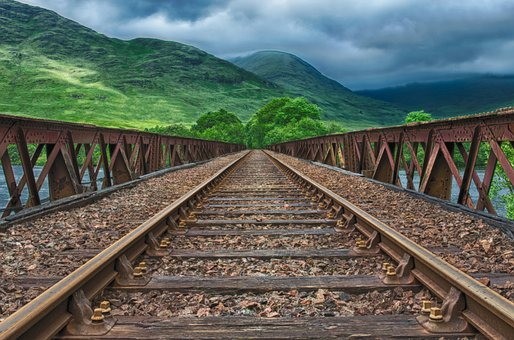
#> input picture computer_vision/basics/3_images/lines_railway.jpg, 514 x 340 px
$ jupyter execute 3_Hough_transform.ipynb
#> lines starting #> are read from the running program, lines starting #| are printed output that depends on the picture; after the words box and inside, x2 and y2 are one past the last pixel; in counts of white or black regions, pixels touching at a corner belong together
### opencv_/utils.py
import cv2
import numpy as np
from matplotlib import pyplot as plt


def show(img: np.ndarray, dpi=100, title=None) -> None:
    img_rgb = cv2.cvtColor(img, cv2.COLOR_BGR2RGB)
    plt.figure(dpi=dpi)
    plt.imshow(img_rgb)
    if title is not None:
        plt.title(title)
    plt.show()

### computer_vision/basics/3_Hough_transform.ipynb
# Lines detection

1. The line is represented in polar system of coordinate by equation: x*cos(theta) - y*sin(theta) = d,
    where d - distance from the start of coordinate to the line (perpendicular)
            theta - angle of this perpendicular
2. Initialize accumulator array H[d, theta] = 0 - cells correspond to quantized values of 'd' and 'theta'
3. For each edge point in the image:
    for theta=0 to 180 # any other quantization of theta is possible
        d = xcos(theta)+ysin(theta)  # d could be negative, leave cells in H for negative values as well
        H[d, theta] += 1
4. Find the values of (d, theta) where H[d, theta] is maximum. This describes corresponding lines (infinite line).
5. (Optional) Using some rules, you could construct line-segments from points contributed to infinite line (from max to min, using max distance thresholds, etc.)

Noise: increases peaks dispersion around ground truth peak point. The damage could be reduced by smooth accumulator image or increasing cell sizes of accumulator.
Some random lines could be found accidentally if there is no real line or parameters hasn't been tuned right.

Extension:
1. Replace cycle over theta ('for theta=0 to 180') by theta=gradient(x,y) (range of angles around gradient could be considered as well) - reduces computational expenses
2. Give more votes for stronger edges
3. Find lines using lage bins and search regions of interest with smaller bins - increases computational efficiency.
4. The algorithm could be generalized for any type of parametrized figures

[cell 1]
import math

import cv2 as cv
import numpy as np
from opencv_.utils import show

[cell 2]
img_original = cv.imread('./3_images/lines_railway.jpg', cv.IMREAD_GRAYSCALE)
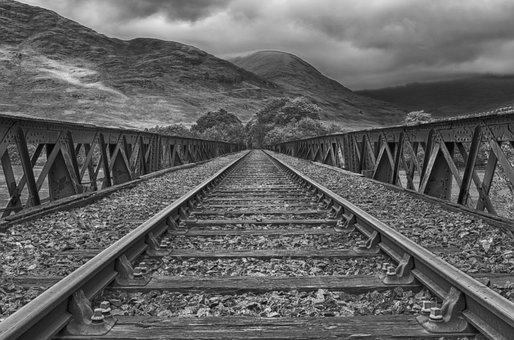
#> img_original: shape (340, 514); min 0, max 235, mean 98.2
show(img_original)

[cell 3]
img_edges = cv.Canny(img_original, 120, 254, True)
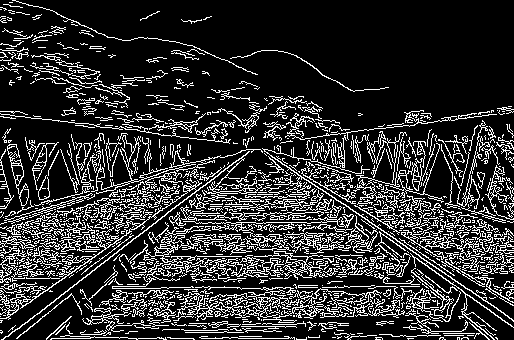
#> img_edges: shape (340, 514); 19.2% white in thin lines or dots
show(img_edges)
#> in show (call 2), `img_rgb = cv2.cvtColor(img, cv2.COLOR_BGR2RGB)`: img_rgb: shape (340, 514, 3); 19.2% white in thin lines or dots

## The Standard Hough Transform

[cell 4]
lines = cv.HoughLines(img_edges, 1, np.pi / 180, 220)
#> lines = [[256, 1.57], [-22, 2.16], [264, 0.96]]
img_result = cv.cvtColor(img_edges, cv.COLOR_GRAY2BGR)

for i in range(0, len(lines)):
    rho = lines[i][0][0]
    theta = lines[i][0][1]
    a = math.cos(theta)
    b = math.sin(theta)
    x0 = a * rho
    y0 = b * rho
    pt1 = (int(x0 + 1000*(-b)), int(y0 + 1000*(a)))
    pt2 = (int(x0 - 1000*(-b)), int(y0 - 1000*(a)))
    cv.line(img_result, pt1, pt2, (0,0,255), 3, cv.LINE_AA)
#> this loop made 3 passes
#> (rho, theta, a, b, x0, y0, pt1, pt2) on passes 1 to 3: (256, 1.57, -4.37e-08, 1, -1.12e-05, 256, (-1000, 255), (999, 256)), (-22, 2.16, -0.559, 0.829, 12.3, -18.24, (-816, -577), (841, 540)), (264, 0.96, 0.574, 0.819, 151.4, 216.3, (-667, 789), (970, -357))
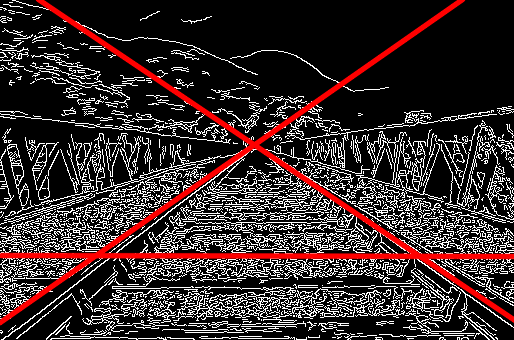
#> img_result: shape (340, 514, 3); mean B, G, R 45.9, 45.9, 58.5

show(img_result)

## The Probabilistic Hough Line Transform

[cell 5]
img_result_p = cv.cvtColor(img_edges, cv.COLOR_GRAY2BGR)
linesP = cv.HoughLinesP(img_edges, 1, np.pi / 180, 200, None, 10, 20)
#> linesP = [[63, 16, 93, 36], [0, 322, 313, 103], [3, 256, 339, 256], [196, 106, 512, 319], [8, 336, 184, 199], [7, 219, 513, 219], [46, 338, 90, 338], [4, 222, 132, 222], [0, 234, 108, 234], [248, 140, 503, 312], [0, 227, 511, 245], [111, 275, 509, 261]]

if linesP is not None:
    for i in range(0, len(linesP)):
        l = linesP[i][0]
        cv.line(img_result_p, (l[0], l[1]), (l[2], l[3]), (0,0,255), 3, cv.LINE_AA)
#> this loop made 12 passes
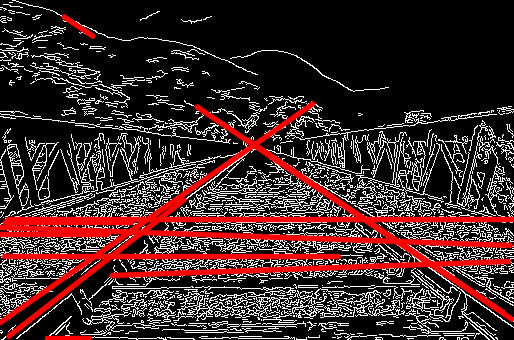
#> img_result_p: shape (340, 514, 3); mean B, G, R 41.6, 41.6, 64.7

show(img_result_p)

# Circles detection
1. Circle equation: $(x-a)^{2} + (y-b)^{2} = r^{2}$
2. Initialize accumulator array H[a, b, r] = 0 - cells correspond to quantized values of ‘a’, ‘b’ and 'r'
3. for each edge point in the image:
    for each possible radius value r:
        for each possible gradient direction theta (or use single estimated gradient):
            a = x - r * cos(theta)
            b = y + r * sin(theta)
            H[a, b, r] += 1
4. Find the values of (a, b, r) where H[a, b, r] is maximum. This describes circles

Practical tips:
1. Minimize irrelevant tokens first (take edge points with significant gradient magnitude)
2. Choose a good grid / discretization
3. Vote for neighboring bins (like smoothing in accumulator array)
4. Utilize direction of edge to reduce free parameters by 1

[cell 6]
img_original = cv.imread('./3_images/circles.jpg', cv.IMREAD_GRAYSCALE)
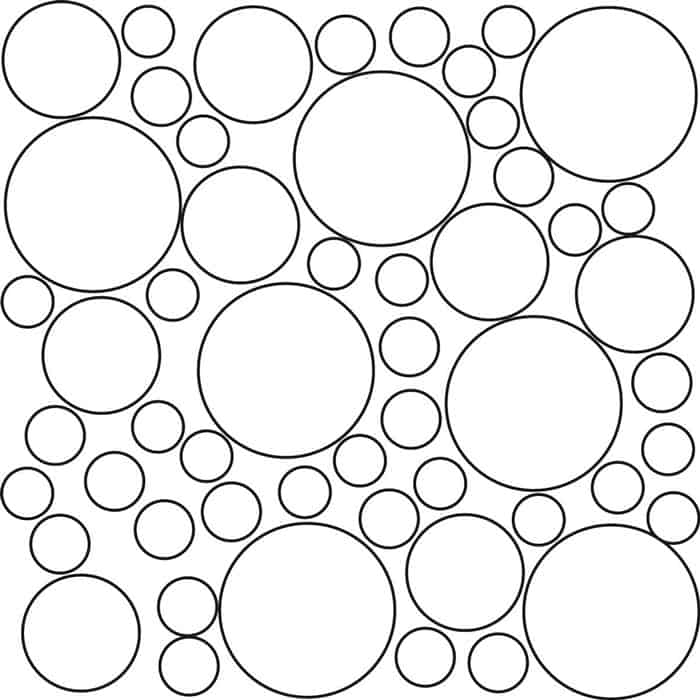
#> input picture computer_vision/basics/3_images/circles.jpg, 700 x 700 px
#> img_original is the input picture: shape (700, 700); min 0, max 255, mean 235.5
show(img_original)

[cell 7]
img_edges = cv.Canny(img_original, 254, 254, True)
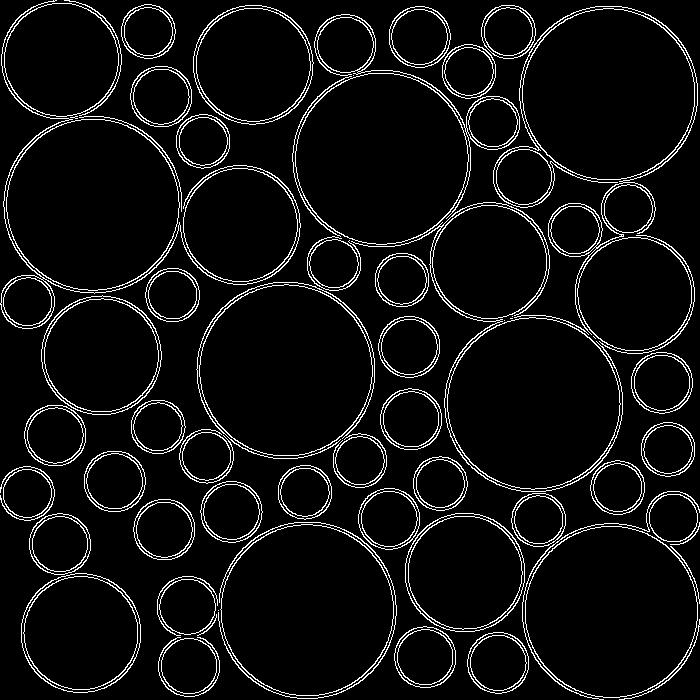
#> img_edges: shape (700, 700); 6.2% white in thin lines or dots
show(img_edges)
#> in show (call 6), `img_rgb = cv2.cvtColor(img, cv2.COLOR_BGR2RGB)`: img_rgb: shape (700, 700, 3); 6.2% white in thin lines or dots

[cell 8]
circles = cv.HoughCircles(img_original, cv.HOUGH_GRADIENT, 2, 50,
                          param1=254, param2=254, minRadius=0, maxRadius=0)
#> circles = 15 rows, first 8: [609, 611, 87.2], [533, 403, 89], [307, 609, 86.2], [91, 203, 86.8], [383, 157, 87.4], [285, 371, 87], [101, 355, 56.8], [489, 261, 56.8]
circles = np.uint16(np.around(circles))
#> circles = 15 rows, first 8: [609, 611, 87], [533, 403, 89], [307, 609, 86], [91, 203, 87], [383, 157, 87], [285, 371, 87], [101, 355, 57], [489, 261, 57]

[cell 9]
img_result = cv.cvtColor(img_original, cv.COLOR_GRAY2BGR)

[cell 10]
for i in circles[0,:]:
    # draw the outer circle
    cv.circle(img_result,(i[0],i[1]),i[2],(0,255,0),2)
    # draw the center of the circle
    cv.circle(img_result,(i[0],i[1]),2,(0,0,255),3)
#> this loop made 15 passes
#> i on passes 1 to 12: [609, 611, 87], [533, 403, 89], [307, 609, 86], [91, 203, 87], [383, 157, 87], [285, 371, 87], [101, 355, 57], [489, 261, 57], [611, 93, 87], [61, 59, 60], [465, 573, 59], [253, 65, 60]
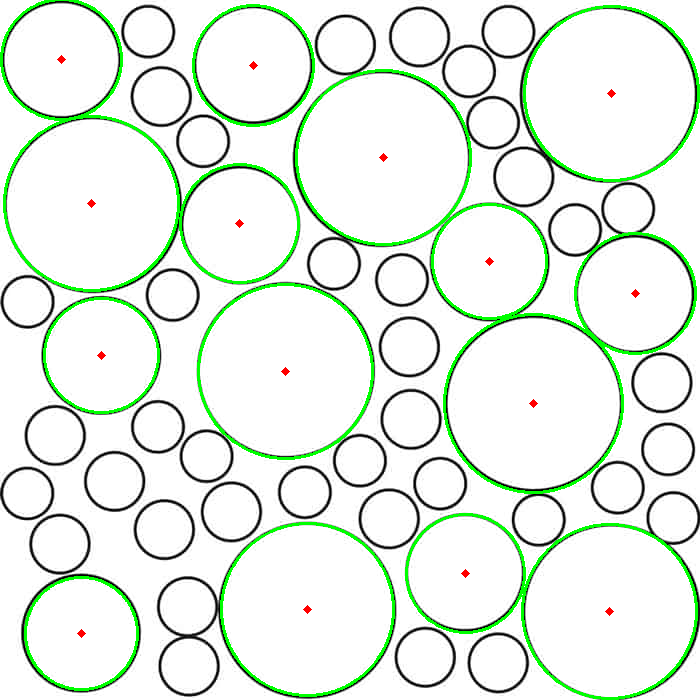
#> img_result: shape (700, 700, 3); 4.27% of pixels changed, all inside (x1, y1, x2, y2) = (0, 0, 700, 700)

show(img_result)
